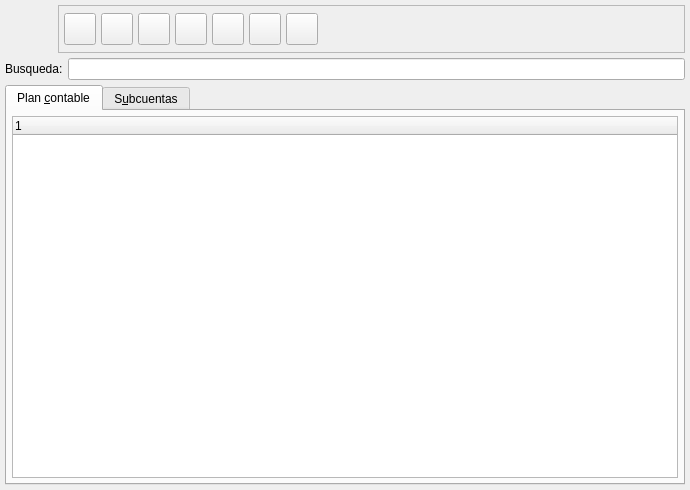
<?xml version="1.0" encoding="UTF-8"?>
<ui version="4.0">
 <author>aaloy</author>
 <comment>Pla de comptes		</comment>
 <class>BcPlanContableListBase</class>
 <widget class="QWidget" name="BcPlanContableListBase">
  <property name="geometry">
   <rect>
    <x>0</x>
    <y>0</y>
    <width>690</width>
    <height>490</height>
   </rect>
  </property>
  <property name="windowTitle">
   <string>Plan de cuentas</string>
  </property>
  <property name="windowIcon">
   <iconset resource="../../../bulmages.qrc">
    <normaloff>:/Images/account_plan.png</normaloff>:/Images/account_plan.png</iconset>
  </property>
  <property name="toolTip">
   <string comment="Manteniment del plà de comptes"/>
  </property>
  <layout class="QVBoxLayout">
   <property name="spacing">
    <number>5</number>
   </property>
   <property name="margin">
    <number>5</number>
   </property>
   <item>
    <layout class="QHBoxLayout">
     <property name="spacing">
      <number>5</number>
     </property>
     <property name="margin">
      <number>0</number>
     </property>
     <item>
      <widget class="QLabel" name="pixmapLabel1">
       <property name="minimumSize">
        <size>
         <width>48</width>
         <height>48</height>
        </size>
       </property>
       <property name="maximumSize">
        <size>
         <width>48</width>
         <height>48</height>
        </size>
       </property>
       <property name="pixmap">
        <pixmap resource="../../../bulmages.qrc">:/Images/account_plan.png</pixmap>
       </property>
       <property name="scaledContents">
        <bool>true</bool>
       </property>
      </widget>
     </item>
     <item>
      <widget class="QFrame" name="frame_3">
       <property name="sizePolicy">
        <sizepolicy hsizetype="Expanding" vsizetype="Fixed">
         <horstretch>0</horstretch>
         <verstretch>0</verstretch>
        </sizepolicy>
       </property>
       <property name="minimumSize">
        <size>
         <width>42</width>
         <height>42</height>
        </size>
       </property>
       <property name="maximumSize">
        <size>
         <width>16777215</width>
         <height>48</height>
        </size>
       </property>
       <property name="frameShape">
        <enum>QFrame::StyledPanel</enum>
       </property>
       <property name="frameShadow">
        <enum>QFrame::Raised</enum>
       </property>
       <layout class="QHBoxLayout">
        <property name="spacing">
         <number>5</number>
        </property>
        <property name="margin">
         <number>5</number>
        </property>
        <item>
         <widget class="QToolButton" name="mui_crear">
          <property name="sizePolicy">
           <sizepolicy hsizetype="Fixed" vsizetype="Fixed">
            <horstretch>0</horstretch>
            <verstretch>0</verstretch>
           </sizepolicy>
          </property>
          <property name="minimumSize">
           <size>
            <width>32</width>
            <height>32</height>
           </size>
          </property>
          <property name="maximumSize">
           <size>
            <width>32</width>
            <height>32</height>
           </size>
          </property>
          <property name="toolTip">
           <string>Nueva cuenta</string>
          </property>
          <property name="whatsThis">
           <string>Nueva cuenta</string>
          </property>
          <property name="text">
           <string/>
          </property>
          <property name="icon">
           <iconset resource="../../../bulmages.qrc">
            <normaloff>:/Images/document-new.png</normaloff>:/Images/document-new.png</iconset>
          </property>
          <property name="iconSize">
           <size>
            <width>32</width>
            <height>32</height>
           </size>
          </property>
          <property name="shortcut">
           <string>Ctrl+N</string>
          </property>
         </widget>
        </item>
        <item>
         <widget class="QToolButton" name="mui_editar">
          <property name="sizePolicy">
           <sizepolicy hsizetype="Fixed" vsizetype="Fixed">
            <horstretch>0</horstretch>
            <verstretch>0</verstretch>
           </sizepolicy>
          </property>
          <property name="minimumSize">
           <size>
            <width>32</width>
            <height>32</height>
           </size>
          </property>
          <property name="maximumSize">
           <size>
            <width>32</width>
            <height>32</height>
           </size>
          </property>
          <property name="toolTip">
           <string>Editar cuenta</string>
          </property>
          <property name="whatsThis">
           <string>Editar cuenta</string>
          </property>
          <property name="text">
           <string/>
          </property>
          <property name="icon">
           <iconset resource="../../../bulmages.qrc">
            <normaloff>:/Images/document-open.png</normaloff>:/Images/document-open.png</iconset>
          </property>
          <property name="iconSize">
           <size>
            <width>32</width>
            <height>32</height>
           </size>
          </property>
          <property name="shortcut">
           <string>Ctrl+E</string>
          </property>
         </widget>
        </item>
        <item>
         <widget class="QToolButton" name="mui_borrar">
          <property name="sizePolicy">
           <sizepolicy hsizetype="Fixed" vsizetype="Fixed">
            <horstretch>0</horstretch>
            <verstretch>0</verstretch>
           </sizepolicy>
          </property>
          <property name="minimumSize">
           <size>
            <width>32</width>
            <height>32</height>
           </size>
          </property>
          <property name="maximumSize">
           <size>
            <width>32</width>
            <height>32</height>
           </size>
          </property>
          <property name="toolTip">
           <string>Borrar cuenta</string>
          </property>
          <property name="whatsThis">
           <string>Borrar cuenta</string>
          </property>
          <property name="text">
           <string/>
          </property>
          <property name="icon">
           <iconset>
            <normaloff>:Images/edit-delete.png</normaloff>:Images/edit-delete.png</iconset>
          </property>
          <property name="iconSize">
           <size>
            <width>32</width>
            <height>32</height>
           </size>
          </property>
          <property name="shortcut">
           <string>Ctrl+D</string>
          </property>
         </widget>
        </item>
        <item>
         <widget class="QToolButton" name="mui_imprimir">
          <property name="minimumSize">
           <size>
            <width>32</width>
            <height>32</height>
           </size>
          </property>
          <property name="maximumSize">
           <size>
            <width>32</width>
            <height>32</height>
           </size>
          </property>
          <property name="toolTip">
           <string>Imprimir cuentas</string>
          </property>
          <property name="whatsThis">
           <string>Imprimir cuentas</string>
          </property>
          <property name="text">
           <string/>
          </property>
          <property name="icon">
           <iconset resource="../../../bulmages.qrc">
            <normaloff>:/Images/document-print.png</normaloff>:/Images/document-print.png</iconset>
          </property>
          <property name="iconSize">
           <size>
            <width>32</width>
            <height>32</height>
           </size>
          </property>
          <property name="shortcut">
           <string>Ctrl+P</string>
          </property>
         </widget>
        </item>
        <item>
         <widget class="QToolButton" name="mui_exportar">
          <property name="sizePolicy">
           <sizepolicy hsizetype="Fixed" vsizetype="Fixed">
            <horstretch>0</horstretch>
            <verstretch>0</verstretch>
           </sizepolicy>
          </property>
          <property name="minimumSize">
           <size>
            <width>32</width>
            <height>32</height>
           </size>
          </property>
          <property name="maximumSize">
           <size>
            <width>32</width>
            <height>32</height>
           </size>
          </property>
          <property name="toolTip">
           <string>Exportar cuentas</string>
          </property>
          <property name="whatsThis">
           <string>Exportar cuentas</string>
          </property>
          <property name="text">
           <string/>
          </property>
          <property name="icon">
           <iconset resource="../../../bulmages.qrc">
            <normaloff>:/Images/document-import.png</normaloff>:/Images/document-import.png</iconset>
          </property>
          <property name="iconSize">
           <size>
            <width>32</width>
            <height>32</height>
           </size>
          </property>
         </widget>
        </item>
        <item>
         <widget class="QToolButton" name="mui_importar">
          <property name="sizePolicy">
           <sizepolicy hsizetype="Fixed" vsizetype="Fixed">
            <horstretch>0</horstretch>
            <verstretch>0</verstretch>
           </sizepolicy>
          </property>
          <property name="minimumSize">
           <size>
            <width>32</width>
            <height>32</height>
           </size>
          </property>
          <property name="maximumSize">
           <size>
            <width>32</width>
            <height>32</height>
           </size>
          </property>
          <property name="toolTip">
           <string>Importar cuentas</string>
          </property>
          <property name="whatsThis">
           <string>Importar cuentas</string>
          </property>
          <property name="text">
           <string/>
          </property>
          <property name="icon">
           <iconset resource="../../../bulmages.qrc">
            <normaloff>:/Images/document-export.png</normaloff>:/Images/document-export.png</iconset>
          </property>
          <property name="iconSize">
           <size>
            <width>32</width>
            <height>32</height>
           </size>
          </property>
         </widget>
        </item>
        <item>
         <widget class="QToolButton" name="mui_actualizar">
          <property name="sizePolicy">
           <sizepolicy hsizetype="Fixed" vsizetype="Fixed">
            <horstretch>0</horstretch>
            <verstretch>0</verstretch>
           </sizepolicy>
          </property>
          <property name="minimumSize">
           <size>
            <width>32</width>
            <height>32</height>
           </size>
          </property>
          <property name="maximumSize">
           <size>
            <width>32</width>
            <height>32</height>
           </size>
          </property>
          <property name="toolTip">
           <string>Actualizar listado</string>
          </property>
          <property name="whatsThis">
           <string>Actualizar listado</string>
          </property>
          <property name="text">
           <string/>
          </property>
          <property name="icon">
           <iconset resource="../../../bulmages.qrc">
            <normaloff>:/Images/view-refresh.png</normaloff>:/Images/view-refresh.png</iconset>
          </property>
          <property name="iconSize">
           <size>
            <width>32</width>
            <height>32</height>
           </size>
          </property>
          <property name="shortcut">
           <string>F5</string>
          </property>
         </widget>
        </item>
        <item>
         <spacer>
          <property name="orientation">
           <enum>Qt::Horizontal</enum>
          </property>
          <property name="sizeType">
           <enum>QSizePolicy::Expanding</enum>
          </property>
          <property name="sizeHint" stdset="0">
           <size>
            <width>161</width>
            <height>34</height>
           </size>
          </property>
         </spacer>
        </item>
       </layout>
      </widget>
     </item>
    </layout>
   </item>
   <item>
    <layout class="QHBoxLayout">
     <property name="spacing">
      <number>5</number>
     </property>
     <property name="margin">
      <number>0</number>
     </property>
     <item>
      <widget class="QLabel" name="TextLabel2">
       <property name="text">
        <string>Busqueda:</string>
       </property>
      </widget>
     </item>
     <item>
      <widget class="QLineEdit" name="mui_busqueda"/>
     </item>
    </layout>
   </item>
   <item>
    <widget class="QTabWidget" name="TabWidget2">
     <property name="currentIndex">
      <number>0</number>
     </property>
     <widget class="QWidget" name="tab1">
      <attribute name="title">
       <string>Plan &amp;contable</string>
      </attribute>
      <layout class="QVBoxLayout">
       <property name="spacing">
        <number>5</number>
       </property>
       <property name="margin">
        <number>5</number>
       </property>
       <item>
        <widget class="BlTreeWidget" name="mui_arbolcuentas">
         <column>
          <property name="text">
           <string>1</string>
          </property>
         </column>
        </widget>
       </item>
      </layout>
     </widget>
     <widget class="QWidget" name="tab2">
      <attribute name="title">
       <string>S&amp;ubcuentas</string>
      </attribute>
      <layout class="QGridLayout">
       <property name="margin">
        <number>5</number>
       </property>
       <property name="spacing">
        <number>5</number>
       </property>
       <item row="0" column="0">
        <widget class="QTableWidget" name="mui_tablacuentas"/>
       </item>
      </layout>
     </widget>
    </widget>
   </item>
  </layout>
 </widget>
 <layoutdefault spacing="6" margin="11"/>
 <customwidgets>
  <customwidget>
   <class>BlTreeWidget</class>
   <extends>QTreeWidget</extends>
   <header>bltreewidget.h</header>
  </customwidget>
 </customwidgets>
 <tabstops>
  <tabstop>mui_busqueda</tabstop>
  <tabstop>TabWidget2</tabstop>
  <tabstop>mui_arbolcuentas</tabstop>
  <tabstop>mui_editar</tabstop>
  <tabstop>mui_borrar</tabstop>
  <tabstop>mui_imprimir</tabstop>
  <tabstop>mui_exportar</tabstop>
  <tabstop>mui_importar</tabstop>
  <tabstop>mui_actualizar</tabstop>
  <tabstop>mui_tablacuentas</tabstop>
 </tabstops>
 <resources>
  <include location="../../../bulmages.qrc"/>
 </resources>
 <connections/>
</ui>
